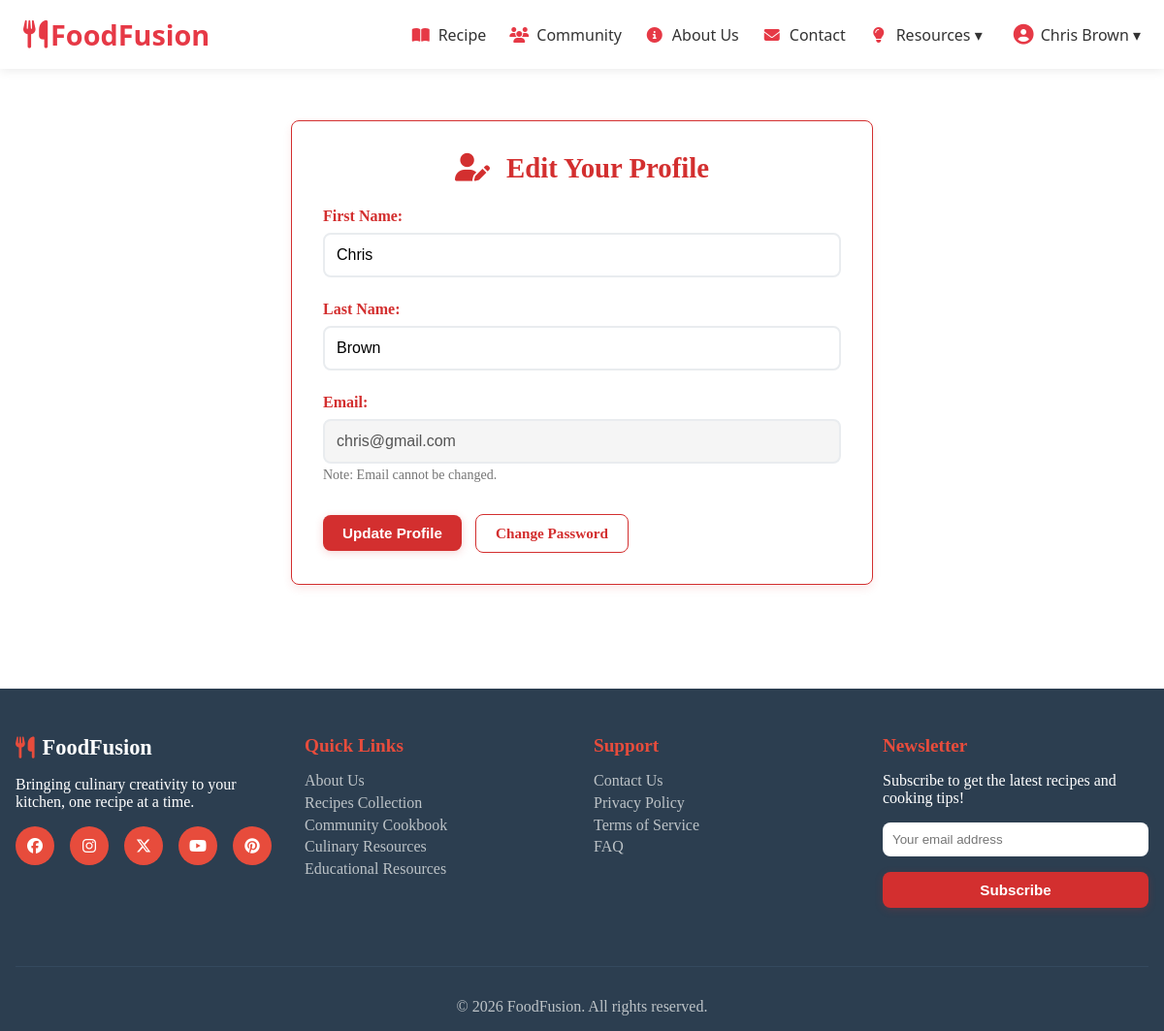
/edit_profile.php?edit_profile_id=6 (signed in), run on the app's committed database.
### tables this page shows
CREATE TABLE `users` (
  `user_id` int(11) NOT NULL,
  `first_name` varchar(50) NOT NULL,
  `last_name` varchar(50) NOT NULL,
  `email` varchar(100) NOT NULL,
  `password` varchar(255) NOT NULL,
  `created_at` timestamp NOT NULL DEFAULT current_timestamp() ON UPDATE current_timestamp()
);

### edit_profile.php (the view, shortened to what this page needs)
<?php
require_once "./include/db_config.php";
$error = "";
$currentUser = null;
$user_id = $_SESSION["user_id"];
$editProfileID = filter_input(INPUT_GET, "edit_profile_id", FILTER_VALIDATE_INT);
if (!$editProfileID) {
    $error = "Invalid profile ID.";
} elseif ($editProfileID != $user_id) {
    $error = "Unauthorized access.";
} else {
    $currentUser = getCurrentUser($conn, $editProfileID);
}
function getCurrentUser($conn, $id) {
    try {
        $sql = "SELECT user_id, first_name, last_name, email FROM users WHERE user_id = :id";
        $stmt = $conn->prepare($sql);
        $stmt->execute([":id" => $id]);
        return $stmt->fetch(PDO::FETCH_ASSOC);
    } catch(PDOException $e) {
        $error = "Error fetching user data: " . $e->getMessage();
        return null;
    }
}
include "./include/header.php";
?>
<section class="profile-section">
    <div class="container">
        <?php if ($currentUser): ?>
            <form class="profile-form" method="POST" novalidate>
                <h2><i class="fas fa-user-edit"></i> Edit Your Profile</h2>
                <div class="form-group">
                    <label for="fname">First Name:</label>
                    <input type="text" id="fname" name="fname" class="form-control"
                           value="<?= htmlspecialchars($currentUser['first_name']) ?>" required>
                </div>
                <div class="form-group">
                    <label for="lname">Last Name:</label>
                    <input type="text" id="lname" name="lname" class="form-control"
                           value="<?= htmlspecialchars($currentUser['last_name']) ?>" required>
                </div>
                <div class="form-group">
                    <label for="email">Email:</label>
                    <input type="email" id="email" class="form-control"
                           value="<?= htmlspecialchars($currentUser['email']) ?>" disabled>
                    <small class="text-muted">Note: Email cannot be changed.</small>
                </div>
                <button type="submit" name="editBtn" class="btn btn-primary">Update Profile</button>
                <a href="change_password.php?user_id=<?= $editProfileID ?>" class="btn btn-secondary">Change Password</a>
            </form>
        <?php else: ?>
            <div class="alert alert-danger"><?= htmlspecialchars($error) ?></div>
        <?php endif; ?>
    </div>
</section>
<?php include "./include/footer.php"; ?>

### css/style.css (style rules this page uses)
* { margin: 0; padding: 0; box-sizing: border-box; }
body { padding-top: 60px; }
html { scroll-behavior: smooth; }
.profile-section { padding: 4rem 0; min-height: calc(100vh - 150px); }
.profile-section .container { width: 100%; max-width: 1200px; margin: 0 auto; padding: 0 15px; }
.profile-form { background-color: #fff; border: 1px solid #d32f2f; border-radius: 8px; padding: 2rem; box-shadow: 0 4px 8px rgba(211, 47, 47, 0.1); max-width: 600px; margin: 0 auto; }
.profile-form h2 { color: #d32f2f; text-align: center; margin-bottom: 1.5rem; font-size: 1.8rem; }
.profile-form h2 i { margin-right: 10px; }
.form-group { margin-bottom: 1.5rem; }
.form-group label { display: block; margin-bottom: 0.5rem; color: #d32f2f; font-weight: 600; }
.form-control { width: 100%; padding: 0.75rem; border: 1px solid #ddd; border-radius: 4px; font-size: 1rem; transition: border-color 0.3s; }
.form-control[disabled] { background-color: #f5f5f5; cursor: not-allowed; }
.btn { display: inline-block; padding: 0.75rem 1.5rem; font-size: 1rem; font-weight: 600; text-align: center; text-decoration: none; border-radius: 4px; cursor: pointer; transition: all 0.3s; border: none; }
.btn-primary { background-color: #d32f2f; color: white; }
.btn-secondary { background-color: white; color: #d32f2f; border: 1px solid #d32f2f; margin-left: 10px; }
.text-muted { color: #757575; font-size: 0.875rem; display: block; margin-top: 0.25rem; }
.btn { display: inline-block; padding: 0.75rem 1.5rem; font-size: 1rem; font-weight: 600; text-align: center; text-decoration: none; border-radius: 4px; cursor: pointer; transition: all 0.3s; border: none; margin-top: 0.5rem; }
.form-group input, .form-group select, .form-group textarea { width: 100%; padding: 12px; border: 2px solid #e9ecef; border-radius: 8px; font-size: 1rem; transition: all 0.3s ease; }
.btn { display: inline-block; padding: 0.8rem 1.8rem; border-radius: 6px; text-decoration: none; font-weight: 600; transition: all 0.3s ease; cursor: pointer; border: none; font-size: 1rem; }
.btn-primary { background-color: #d32f2f; color: white; box-shadow: 0 2px 8px rgba(211, 47, 47, 0.2); }
.btn-secondary { background-color: white; color: #d32f2f; border: 1px solid #d32f2f; }
.form-control { width: 100%; padding: 0.8rem 1rem; border: 1px solid #ddd; border-radius: 6px; font-size: 1rem; transition: all 0.3s ease; background: #fff; }
.container { max-width: 1200px; margin: 0 auto; padding: 0 1rem; }
.btn { text-decoration: none; padding: 10px 20px; border-radius: 8px; font-weight: bold; font-size: 0.95rem; transition: all 0.25s ease; }

### data on the page
users: fname "Chris", lname "Brown", email "chris@gmail.com"

### other printed values
$_SESSION["user_name"] "Chris Brown"
